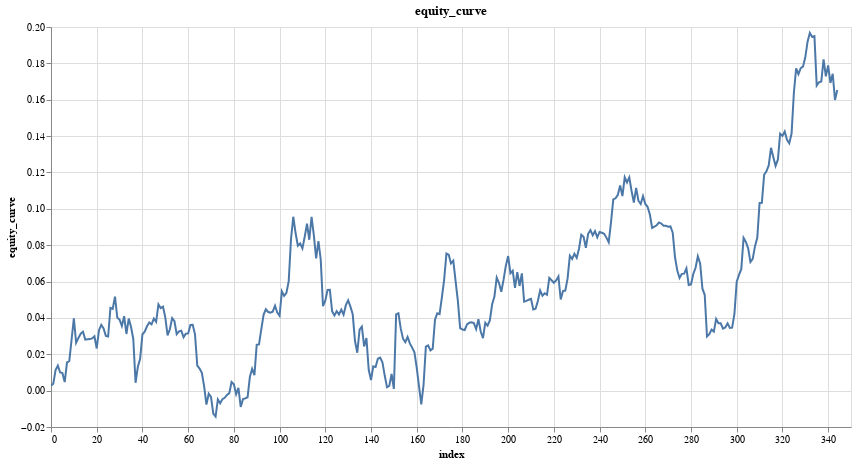

The code cell stored with this chart in its notebook:
### Code cell
features = ['close_log_return_lag_1']
model = LinearModel(len(features))
model_trades = research.learn_model_trades(ts.drop_nulls(), features, target, model, loss=nn.L1Loss())
model_trades = research.add_tx_fees_log(model_trades, maker_fee, taker_fee)
research.plot_column(model_trades, 'equity_curve')

### Figure 1 — Vega-Lite specification as saved in the notebook (floating-point values rounded to 4 significant figures; data arrays with more than 128 entries replaced by an {"elided": "..."} marker saying what was removed)
{"config": {"view": {"continuousWidth": 300, "continuousHeight": 300}}, "data": {"name": "data-c467bfec76f1cb75ca0ecac12c84d675"}, "mark": {"type": "line", "tooltip": true}, "encoding": {"x": {"field": "index", "type": "quantitative"}, "y": {"field": "equity_curve", "type": "quantitative"}}, "height": 400, "params": [{"name": "param_8", "select": {"type": "interval", "encodings": ["x", "y"]}, "bind": "scales"}], "title": "equity_curve", "width": 800, "$schema": "https://vega.github.io/schema/vega-lite/v5.20.1.json", "datasets": {"data-c467bfec76f1cb75ca0ecac12c84d675": {"elided": "345 records"}}}
